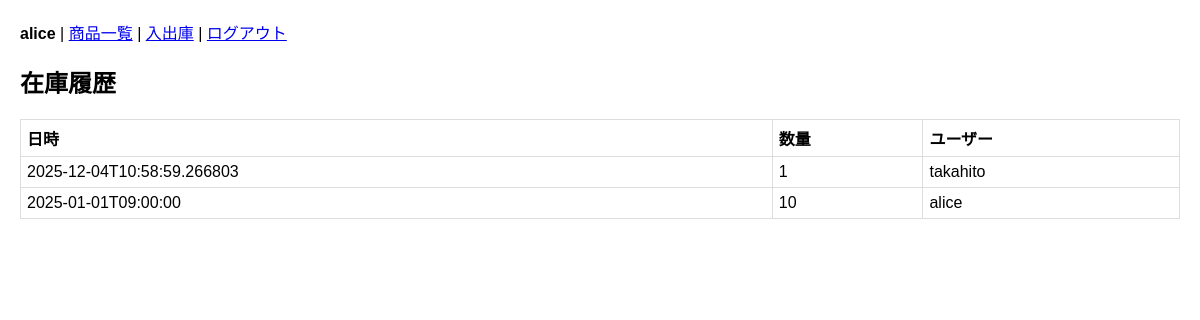
/history/1 (signed in), run on the app's committed database.
### tables this page shows
CREATE TABLE users (
    user_id     INTEGER PRIMARY KEY,
    username    TEXT NOT NULL,
    password    TEXT NOT NULL
);

CREATE TABLE "inventory_transactions" (
	"transaction_id"	INTEGER,
	"product_id"	INTEGER NOT NULL,
	"datetime"	TEXT NOT NULL,
	"user_id"	INTEGER NOT NULL,
	"quantity"	INTEGER NOT NULL,
	PRIMARY KEY("transaction_id"),
	FOREIGN KEY("product_id") REFERENCES "products"("product_id"),
	FOREIGN KEY("user_id") REFERENCES "users"("user_id")
);

### app.py (the view)
@app.route("/history/<int:product_id>")
@login_required
def history(product_id):
    db = db_utils.get_db()
    cur = db.execute("""
        SELECT t.transaction_id, t.datetime, t.quantity, u.username
        FROM inventory_transactions t
        LEFT JOIN users u ON t.user_id = u.user_id
        WHERE t.product_id = ?
        ORDER BY t.datetime DESC
    """, (product_id,))
    rows = cur.fetchall()
    return render_template("layout_messages.html", rows=rows)

### app.py (called while the page is built)
def login_required(f):
    @wraps(f)
    def decorated(*args, **kwargs):
        if "user_id" not in session:
            flash("ログインしてください")
            return redirect(url_for("login"))
        return f(*args, **kwargs)
    return decorated

### db_utils.py (called while the page is built)
def get_db():
    if "db" not in g:
        g.db = sqlite3.connect(DATABASE)
        g.db.row_factory = sqlite3.Row
    return g.db

### templates/layout_messages.html
{% extends "base.html" %}
{% block body %}
<h2>在庫履歴</h2>
<table>
  <tr><th>日時</th><th>数量</th><th>ユーザー</th></tr>
  {% for r in rows %}
  <tr>
    <td>{{ r.datetime }}</td>
    <td>{{ r.quantity }}</td>
    <td>{{ r.username or "不明" }}</td>
  </tr>
  {% endfor %}
</table>
{% endblock %}

### templates/base.html (shortened to what this page needs)
<!doctype html>
<html>
<head>
</head>
<body>
  <nav>
    {% if session.username %}
      <strong>{{ session.username }}</strong> |
      <a href="{{ url_for('products') }}">商品一覧</a> |
      <a href="{{ url_for('transaction') }}">入出庫</a> |
      <a href="{{ url_for('logout') }}">ログアウト</a>
    {% else %}
      <a href="{{ url_for('login') }}">ログイン</a> |
      <a href="{{ url_for('register') }}">登録</a>
    {% endif %}
  </nav>
  {% block body %}{% endblock %}
</body>
</html>

### templates/base.html (style rules this page uses)
body { font-family: sans-serif; margin: 20px; }
nav { margin-bottom: 10px; }
table { border-collapse: collapse; width: 100%; }
th, td { border: 1px solid #ddd; padding: 6px; text-align: left; }

### data on the page
users: username "alice"
inventory_transactions: datetime "2025-12-04T10:58:59.266803", quantity "1", username "takahito"
inventory_transactions: datetime "2025-01-01T09:00:00", quantity "10", username "alice"
